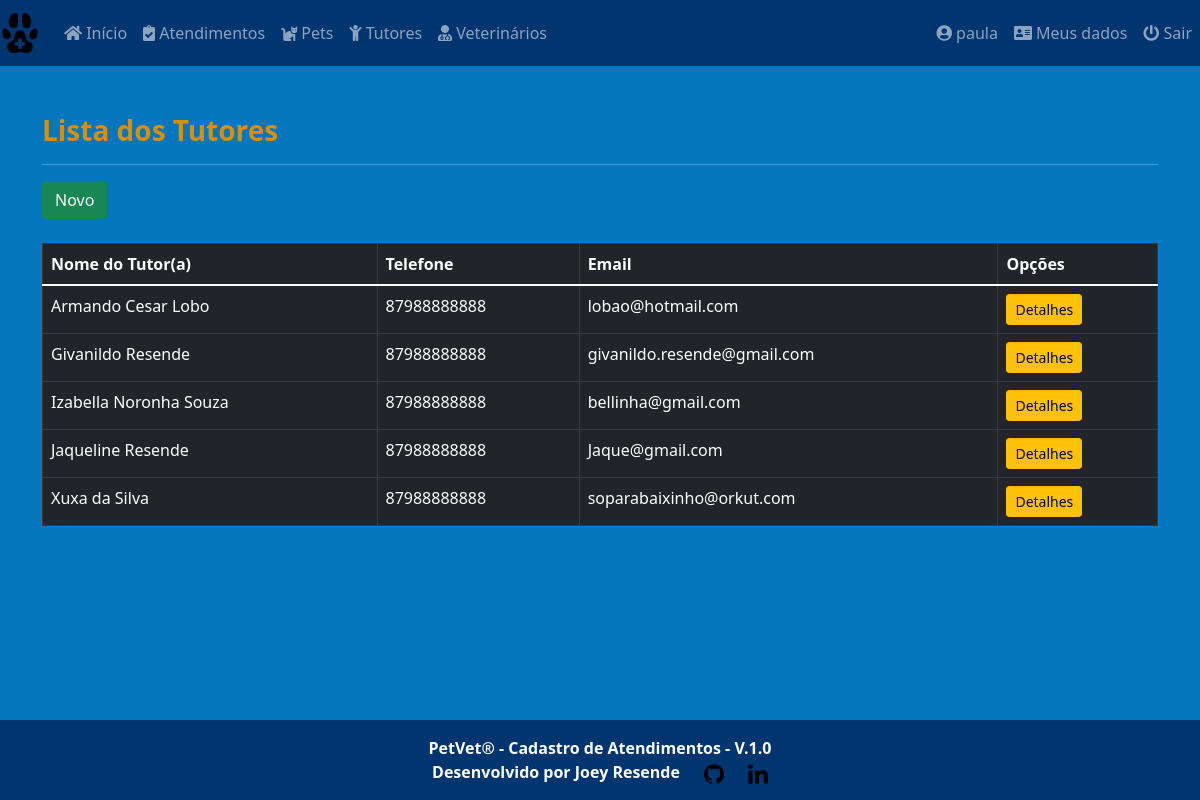
Before: /core/tutors/ (signed in) with the older database file.
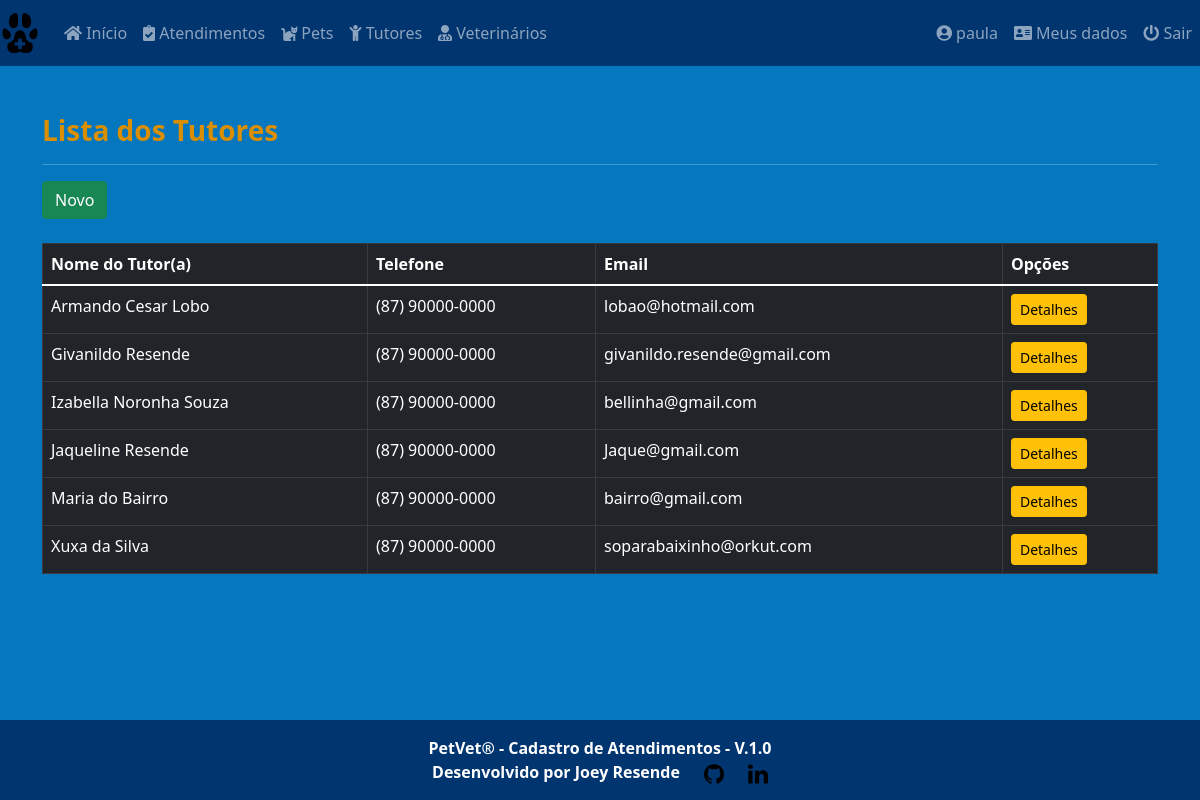
After: the same page with the newer database file.
### core/models.py (models this page shows, shortened)
class Tutor(models.Model):
    tutor_name = models.CharField(
        max_length=30, verbose_name='Nome do Tutor')
    cpf = models.CharField(max_length=14, null=True,
                           verbose_name='CPF')
    phone = models.CharField(max_length=15, null=True,
                             verbose_name='Telefone')
    email = models.EmailField(max_length=254, verbose_name='Email')
    cep = models.CharField(max_length=9, verbose_name='Cep')
    street = models.CharField(max_length=40, verbose_name='Rua')
    number = models.IntegerField(verbose_name='Numero')
    district = models.CharField(max_length=40, verbose_name='Bairro')
    city = models.CharField(
        max_length=40, default='Petrolina', verbose_name='Cidade')
    state = models.CharField(
        max_length=40, default='Pernambuco', verbose_name='Estado')
    class Meta:
        ordering = ['tutor_name']

### core/views.py (the view)
# urls.py: path('tutors/', TutorList.as_view(), name='tutors'),
class TutorList(LoginRequiredMixin, ListView):
    login_url = reverse_lazy('login')
    model = Tutor
    template_name = 'core/tutor_list.html'

### core/templates/core/tutor_list.html (shortened to what this page needs)
{% extends 'core/base_model.html' %}
{% load static %}
{% block content %}
<h3><strong>Lista dos Tutores</strong></h3>
<hr>
<a href="{% url 'tutor_new' %}" class="btn btn-success btn">Novo</a><br><br>
<div class="table-responsive">
  <table class="table table-bordered table-hover table-dark" id="tutor_table">
    <thead class="thead-dark">
      <tr>
        <th>Nome do Tutor(a)</th>
        <th>Telefone</th>
        <th>Email</th>
        <th>Opções</th>
      </tr>
    </thead>
    <tbody>
      {% for each in object_list %}
      <tr>
        <td>{{ each.tutor_name }}</td>
        <td>{{ each.phone }}</td>
        <td>{{ each.email }}</td>
        <td>
          <a href="{% url 'tutor_detail' each.pk %}" class="btn btn-warning btn-sm">Detalhes</a>
        </td>
      </tr>
      {% empty %}
      <tr>
        <td colspan="4">Nenhum Tutor cadastrado.</td>
      </tr>
      {% endfor %}
    </tbody>
  </table>
</div>
{% endblock %}

Changed rows visible on the page:
changed Tutor "Armando Cesar Lobo": phone "87988888888" → "(87) 90000-0000"
changed Tutor "Givanildo Resende": phone "87988888888" → "(87) 90000-0000"
changed Tutor "Izabella Noronha Souza": phone "87988888888" → "(87) 90000-0000"
changed Tutor "Jaqueline Resende": phone "87988888888" → "(87) 90000-0000"
added Tutor: tutor_name "Maria do Bairro", phone "(87) 90000-0000", email "bairro@gmail.com"
changed Tutor "Xuxa da Silva": phone "87988888888" → "(87) 90000-0000"
